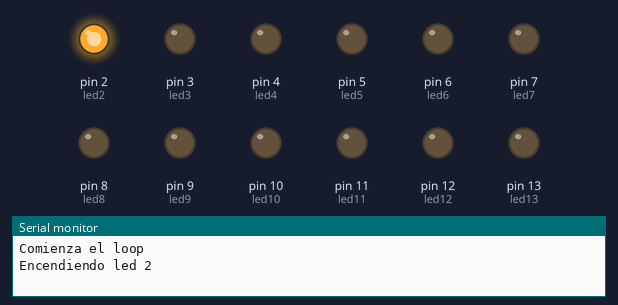
Bench run of a sketch on a simulated Arduino Uno, built with avr-gcc and run on an emulated ATmega328P. Parts: output pins drawn as LEDs (lit = HIGH), the last lines printed to the serial monitor.

Above: at 0.05 s.
At 2.5 s:
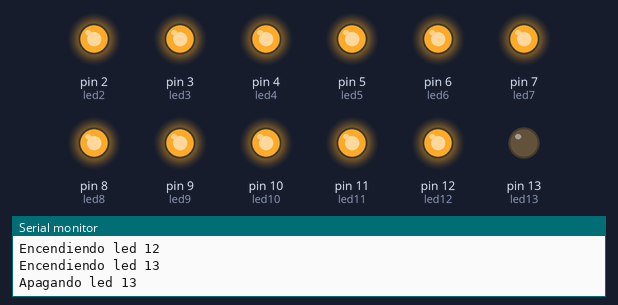
At 2.9 s:
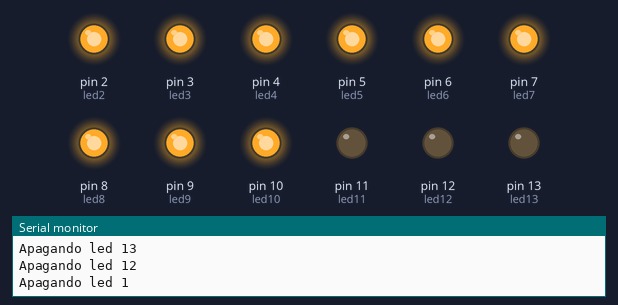
At 3.5 s:
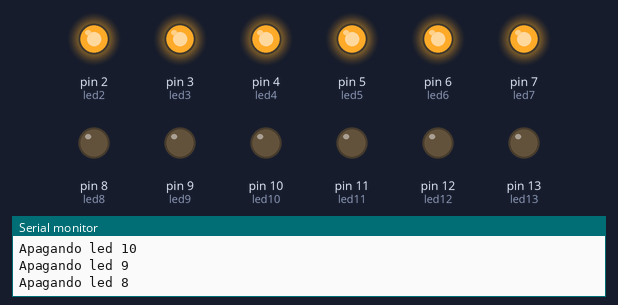
At 4.1 s:
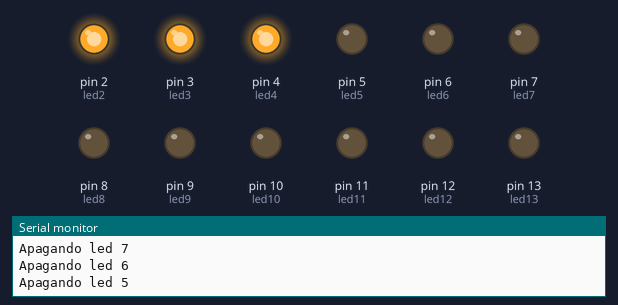
At 4.7 s:
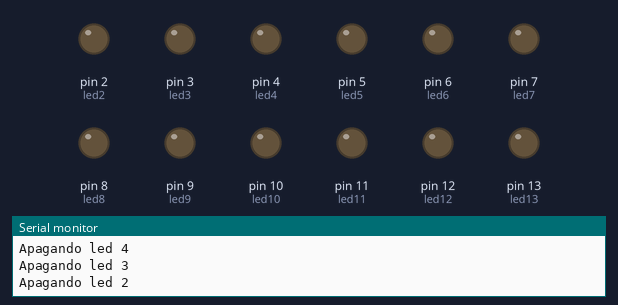
Timing chart, 0 to 6.3 s (numbered marks = the images above):
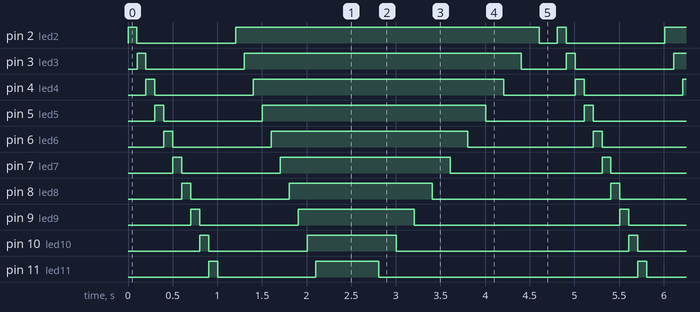

The sketch:

semaforo.ino
```cpp
const int led2 = 2;
const int led3 = 3;
const int led4 = 4;
const int led5 = 5;
const int led6 = 6;
const int led7 = 7;
const int led8 = 8;
const int led9 = 9;
const int led10 = 10;
const int led11 = 11;
const int led12 = 12;
const int led13 = 13;

void setup() {
  pinMode(led2, OUTPUT);
  pinMode(led3, OUTPUT);
  pinMode(led4, OUTPUT);
  pinMode(led5, OUTPUT);
  pinMode(led6, OUTPUT);
  pinMode(led7, OUTPUT);
  pinMode(led8, OUTPUT);
  pinMode(led9, OUTPUT);
  pinMode(led10, OUTPUT);
  pinMode(led11, OUTPUT);
  pinMode(led12, OUTPUT);
  pinMode(led13, OUTPUT);
  Serial.begin(9600);
}

void loop() {
  Serial.println("Comienza el loop");

  encenderLed2();
  delay(100);
  apagarLed2();

  encenderLed3();
  delay(100);
  apagarLed3();

  encenderLed4();
  delay(100);
  apagarLed4();

  encenderLed5();
  delay(100);
  apagarLed5();

  encenderLed6();
  delay(100);
  apagarLed6();

  encenderLed7();
  delay(100);
  apagarLed7();

  encenderLed8();
  delay(100);
  apagarLed8();

  encenderLed9();
  delay(100);
  apagarLed9();

  encenderLed10();
  delay(100);
  apagarLed10();

  encenderLed11();
  delay(100);
  apagarLed11();

  encenderLed12();
  delay(100);
  apagarLed12();

  encenderLed13();
  delay(100);
  apagarLed13();

  encenderLed2();
  delay(100);
  encenderLed3();
  delay(100);
  encenderLed4();
  delay(100);
  encenderLed5();
  delay(100);
  encenderLed6();
  delay(100);
  encenderLed7();
  delay(100);
  encenderLed8();
  delay(100);
  encenderLed9();
  delay(100);
  encenderLed10();
  delay(100);
  encenderLed11();
  delay(100);
  encenderLed12();
  delay(100);
  encenderLed13();
  delay(100);

  apagarLed13();
  delay(200);
  apagarLed12();
  delay(200);
  apagarLed11();
  delay(200);
  apagarLed10();
  delay(200);
  apagarLed9();
  delay(200);
  apagarLed8();
  delay(200);
  apagarLed7();
  delay(200);
  apagarLed6();
  delay(200);
  apagarLed5();
  delay(200);
  apagarLed4();
  delay(200);
  apagarLed3();
  delay(200);
  apagarLed2();
  delay(200);

  Serial.println("Termina el loop");
}

void encenderLed2() {
  Serial.println("Encendiendo led 2");
  digitalWrite(led2, HIGH);
}

void apagarLed2() {
  Serial.println("Apagando led 2");
  digitalWrite(led2, LOW);
}

void encenderLed3() {
  Serial.println("Encendiendo led 3");
  digitalWrite(led3, HIGH);
}

void apagarLed3() {
  Serial.println("Apagando led 3");
  digitalWrite(led3, LOW);
}

void encenderLed4() {
  Serial.println("Encendiendo led 4");
  digitalWrite(led4, HIGH);
}

void apagarLed4() {
  Serial.println("Apagando led 4");
  digitalWrite(led4, LOW);
}

void encenderLed5() {
  Serial.println("Encendiendo led 5");
  digitalWrite(led5, HIGH);
}

void apagarLed5() {
  Serial.println("Apagando led 5");
  digitalWrite(led5, LOW);
}

void encenderLed6() {
  Serial.println("Encendiendo led 6");
  digitalWrite(led6, HIGH);
}

void apagarLed6() {
  Serial.println("Apagando led 6");
  digitalWrite(led6, LOW);
}

void encenderLed7() {
  Serial.println("Encendiendo led 7");
  digitalWrite(led7, HIGH);
}

void apagarLed7() {
  Serial.println("Apagando led 7");
  digitalWrite(led7, LOW);
}

void encenderLed8() {
  Serial.println("Encendiendo led 8");
  digitalWrite(led8, HIGH);
}

void apagarLed8() {
  digitalWrite(led8, LOW);
  Serial.println("Apagando led 8");
}

void encenderLed9() {
  Serial.println("Encendiendo led 9");
  digitalWrite(led9, HIGH);
}

void apagarLed9() {
  Serial.println("Apagando led 9");
  digitalWrite(led9, LOW);
}

void encenderLed10() {
  Serial.println("Encendiendo led 10");
  digitalWrite(led10, HIGH);
}

void apagarLed10() {
  Serial.println("Apagando led 10");
  digitalWrite(led10, LOW);
}

void encenderLed11() {
  Serial.println("Encendiendo led 11");
  digitalWrite(led11, HIGH);
}

void apagarLed11() {
  Serial.println("Apagando led 1");
  digitalWrite(led11, LOW);
}

void encenderLed12() {
  Serial.println("Encendiendo led 12");
  digitalWrite(led12, HIGH);
}

void apagarLed12() {
  Serial.println("Apagando led 12");
  digitalWrite(led12, LOW);
}

void encenderLed13() {
  Serial.println("Encendiendo led 13");
  digitalWrite(led13, HIGH);
}

void apagarLed13() {
  Serial.println("Apagando led 13");
  digitalWrite(led13, LOW);
}
```

Measured:
- by itself, pin 2 (led2): repeats every 4.8 s: LOW 1.1 s, HIGH 3.4 s, LOW 0.20 s, HIGH 0.10 s
- by itself, pin 3 (led3): repeats every 4.8 s: LOW 1.1 s, HIGH 3.1 s, LOW 0.50 s, HIGH 0.10 s
- by itself, pin 4 (led4): repeats every 4.8 s: LOW 1.1 s, HIGH 2.8 s, LOW 0.80 s, HIGH 0.10 s
- by itself, pin 5 (led5): repeats every 4.8 s: LOW 1.1 s, HIGH 2.5 s, LOW 1.1 s, HIGH 0.10 s
- by itself, pin 6 (led6): repeats every 4.8 s: LOW 1.1 s, HIGH 2.2 s, LOW 1.4 s, HIGH 0.10 s
- by itself, pin 7 (led7): repeats every 4.8 s: LOW 1.1 s, HIGH 1.9 s, LOW 1.7 s, HIGH 0.10 s
- by itself, pin 8 (led8): repeats every 4.8 s: LOW 1.1 s, HIGH 1.6 s, LOW 2.0 s, HIGH 0.10 s
- by itself, pin 9 (led9): repeats every 4.8 s: LOW 1.1 s, HIGH 1.3 s, LOW 2.3 s, HIGH 0.10 s
